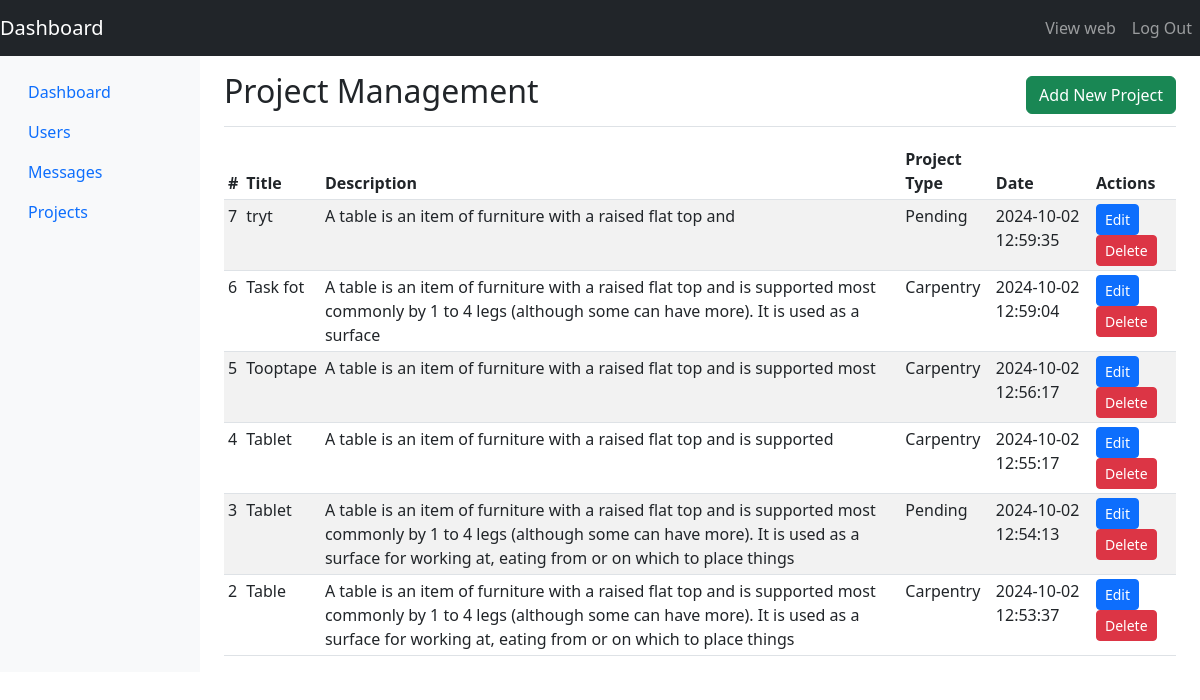
Screenshot of /project.php (signed in) with the database file from the repository.
### tables this page shows
CREATE TABLE `projects` (
  `id` int(11) NOT NULL,
  `title` varchar(255) NOT NULL,
  `description` text NOT NULL,
  `project_type` varchar(100) NOT NULL,
  `image` blob NOT NULL,
  `created_at` timestamp NOT NULL DEFAULT current_timestamp()
);

### project.php (the view, shortened to what this page needs)
<?php
require 'config.php';
$sql = "SELECT * FROM projects ORDER BY created_at DESC";
$stmt = $pdo->prepare($sql);
$stmt->execute();
$projects = $stmt->fetchAll();
?>
<!DOCTYPE html>
<html lang="en">
<head>
    <link href="https://cdn.jsdelivr.net/npm/bootstrap@5.3.0-alpha3/dist/css/bootstrap.min.css" rel="stylesheet">
</head>
<body>
    <nav class="navbar navbar-expand-lg navbar-dark bg-dark">
        <a class="navbar-brand" href="#">Dashboard</a>
        <div class="collapse navbar-collapse" id="navbarNav">
            <ul class="navbar-nav ms-auto">
                <li class="nav-item">
                    <a class="nav-link" href="index.php">View web</a>
                </li>
                <li class="nav-item">
                    <a class="nav-link" href="logout.php">Log Out</a>
                </li>
            </ul>
        </div>
    </nav>
    <div class="container-fluid">
        <div class="row">
            <nav id="sidebar" class="col-md-3 col-lg-2 d-md-block bg-light sidebar">
                <div class="position-sticky pt-3">
                    <ul class="nav flex-column">
                        <li class="nav-item">
                            <a class="nav-link active" aria-current="page" href="dashboard.php">Dashboard</a>
                        </li>
                        <li class="nav-item">
                            <a class="nav-link" href="user.php">Users</a>
                        </li>
                        <li class="nav-item">
                            <a class="nav-link" href="message.php">Messages</a>
                        </li>
                        <li class="nav-item">
                            <a class="nav-link" href="project.php">Projects</a>
                        </li>
                    </ul>
                </div>
            </nav>
            <main class="col-md-9 ms-sm-auto col-lg-10 px-md-4">
                <div class="d-flex justify-content-between flex-wrap flex-md-nowrap align-items-center pt-3 pb-2 mb-3 border-bottom">
                    <h1 class="h2">Project Management</h1>
                    <button type="button" class="btn btn-success" data-bs-toggle="modal" data-bs-target="#addProjectModal">
                        Add New Project
                    </button>
                </div>
                <div class="table-responsive">
                    <table class="table table-striped table-sm">
                        <thead>
                            <tr>
                                <th>#</th>
                                <th>Title</th>
                                <th>Description</th>
                                <th>Project Type</th>
                                <th>Date</th>
                                <th>Actions</th>
                            </tr>
                        </thead>
                        <tbody>
                            <?php foreach ($projects as $project): ?>
                            <tr>
                                <td><?php echo $project['id']; ?></td>
                                <td><?php echo htmlspecialchars($project['title']); ?></td>
                                <td><?php echo htmlspecialchars($project['description']); ?></td>
                                <td><?php echo htmlspecialchars($project['project_type']); ?></td>
                                <td><?php echo $project['created_at']; ?></td>
                                <td>
                                    <a href="edit_project.php?id=<?php echo $project['id']; ?>" class="btn btn-primary btn-sm">Edit</a>
                                    <a href="delete_project.php?id=<?php echo $project['id']; ?>" class="btn btn-danger btn-sm" onclick="return confirm('Are you sure you want to delete this project?');">Delete</a>
                                </td>
                            </tr>
                            <?php endforeach; ?>
                        </tbody>
                    </table>
                </div>
            </main>
        </div>
    </div>
</body>
</html>

### rows the page displays
projects: id "7", title "tryt", description "A table is an item of furniture with a raised flat top and", project_type "Pending", created_at "2024-10-02 12:59:35"
projects: id "6", title "Task fot", description "A table is an item of furniture with a raised flat top and is supported most commonly by 1 to 4 legs (although some can have more). It is used as a surface", project_type "Carpentry", created_at "2024-10-02 12:59:04"
projects: id "5", title "Tooptape", description "A table is an item of furniture with a raised flat top and is supported most", project_type "Carpentry", created_at "2024-10-02 12:56:17"
projects: id "4", title "Tablet", description "A table is an item of furniture with a raised flat top and is supported", project_type "Carpentry", created_at "2024-10-02 12:55:17"
projects: id "3", title "Tablet", description "A table is an item of furniture with a raised flat top and is supported most commonly by 1 to 4 legs (although some can have more). It is used as a surface for working at, eating from or on which to place things", project_type "Pending", created_at "2024-10-02 12:54:13"
projects: id "2", title "Table", description "A table is an item of furniture with a raised flat top and is supported most commonly by 1 to 4 legs (although some can have more). It is used as a surface for working at, eating from or on which to place things", project_type "Carpentry", created_at "2024-10-02 12:53:37"
